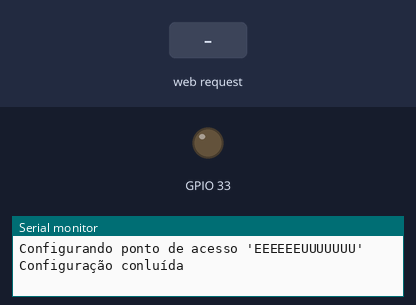
Bench run of a sketch on a simulated ESP32. Parts: output pins drawn as LEDs (lit = HIGH), the last lines printed to the serial monitor. Inputs (shaded band) come from the test bench.

Above: at 1.2 s.
1.3 s: HTTP request GET /LED_ON received
At 1.6 s:
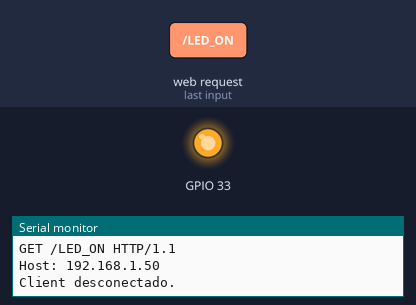
2.8 s: HTTP request GET /LED_OFF received
At 3.9 s:
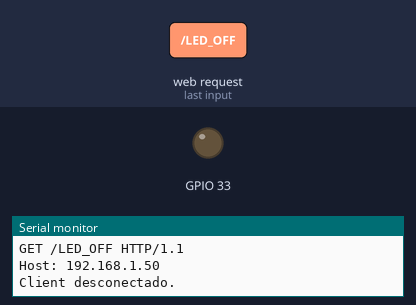
Timing chart, 0 to 5.8 s (numbered marks = the images above; inputs shaded):
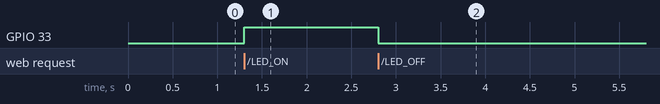

Measured:
- after the input at 1.3 s, GPIO 33: LOW → HIGH at once
- after the input at 2.8 s, GPIO 33: HIGH → LOW at once

The sketch:

CODIGO_OK_001.ino
```cpp
#include <WiFi.h> //funcionalidades de conexão wifi, como AP e WebServer

//Crendenciais do ponto de acesso teste
const char *ssid = "EEEEEEUUUUUUU";
const char *senha = "123456789";
WiFiServer server(80); //Porta padrão 80


void run_html(WiFiClient client){
    String html_content = \
    "<!DOCTYPE html><html>" \
        "<head><style media='screen' type='text/css'>" \
            "html{display:inline-block;margin:10px auto;text-align:center;}" \
        "</style></head>" \
        "<body>" \
            "<h1 style='font-size:40px'>Acionamento Bomba</h1>" \
            "<p><a href='/LED_ON'>" \
                "<button style='width:200px;font-size:80px'>ON</button>" \
            "</a></p>" \
            "<p><a href='/LED_OFF'>" \
                "<button style='width:200px;font-size:80px'>OFF</button>" \
            "</a></p>" \
        "</body>" \
    "</html>";

    client.println(html_content);
}

void setup(){
    //Configura pino conectado ao LED como saída
    pinMode(33, OUTPUT);
    //Inicializa serial
    Serial.begin(115200);
    Serial.println();

    //Configura ESP no modo AP
    Serial.printf("Configurando ponto de acesso '%s'\n", ssid);
    WiFi.softAP(ssid, senha);
    server.begin();
    Serial.println("Configuração conluída");
}

void loop() {
    //Verifica se existe algum client na rede
    WiFiClient client = server.available();
    //Caso positivo, imprime "New Client" no monitor
    if (client){
        Serial.println("New Client");
        //Enquanto client conectado, verifica se existem bytes a serem lidos
        //e concatena os bytes recebidos na String cabecalho
        String cabecalho;
        while (client.connected()){
            if (client.available()){
                cabecalho += (char)client.read();
                //Se receber nova linha em branco, encerrou leitura dos dados
                if (cabecalho.endsWith("\n\r\n")){
                    Serial.println(cabecalho); //imprime cabeçalhos http recebidos
                    // iniciamos a resposta http com o código OK(200),
                    // o tipo de conteúdo a ser enviado e tipo de conexão.
                    client.println("HTTP/1.1 200 OK");
                    client.println("Content-Type:text/html");
                    client.println("Connection: close");
                    client.println();
                    // INSIRA AQUI SUA APLICAÇÃO

                    run_html(client);
                    if(cabecalho.indexOf("GET /LED_ON")>= 0){
                        digitalWrite(33, true); //Acende o LED
                    }else if(cabecalho.indexOf("GET /LED_OFF")>= 0){
                        digitalWrite(33, false); //Apaga o LED
                    }

                    break; //sai do while loop
                }
            }
        }
        cabecalho = ""; //ao encerrar conexão, limpa variável cabecalho
        client.flush(); client.stop();
        Serial.println("Client desconectado."); Serial.println();
    }
}
```
